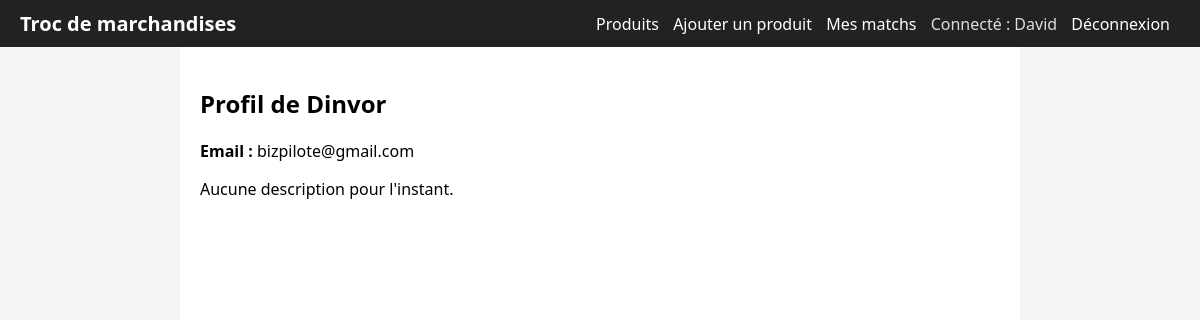
Screenshot of /user/1 (signed in) with the database file from the repository.
### tables this page shows
CREATE TABLE users (
            id INTEGER PRIMARY KEY AUTOINCREMENT,
            name TEXT NOT NULL,
            email TEXT UNIQUE NOT NULL,
            password TEXT NOT NULL,
            bio TEXT
        );

### auth/routes.py (the view)
@auth_bp.route("/user/<int:user_id>")
def user_profile(user_id):
    conn = get_db()
    c = conn.cursor()
    c.execute("SELECT * FROM users WHERE id=?", (user_id,))
    profile = c.fetchone()
    conn.close()
    if not profile:
        flash("Utilisateur introuvable.")
        return redirect(url_for("products.products"))
    return render_template("user_profile.html", profile=profile)

### app.py (called while the page is built)
def get_db():
    conn = sqlite3.connect("troc.db")
    conn.row_factory = sqlite3.Row
    return conn

def current_user():
    if "user_id" in session:
        conn = get_db()
        c = conn.cursor()
        c.execute("SELECT * FROM users WHERE id=?", (session["user_id"],))
        u = c.fetchone()
        conn.close()
        return u
    return None

def create_app():
    app = Flask(__name__)
    app.config["SECRET_KEY"] = "dev-secret-key"
    from auth.routes import auth_bp
    from products.routes import products_bp
    from matching.routes import matching_bp
    from chat.routes import chat_bp
    from api.routes import api_bp
    app.register_blueprint(auth_bp)
    app.register_blueprint(products_bp)
    app.register_blueprint(matching_bp)
    app.register_blueprint(chat_bp)
    app.register_blueprint(api_bp)
    @app.context_processor
    def inject_user():
        return {"user": current_user()}
    @app.route("/")
    def index():
        return render_template("products.html", products=[], user=current_user())
    socketio.init_app(app)
    return app

### auth/routes.py (called while the page is built)
def get_db():
    conn = sqlite3.connect("troc.db")
    conn.row_factory = sqlite3.Row
    return conn

### templates/user_profile.html
{% extends "base.html" %}
{% block content %}
<h2>Profil de {{ profile['name'] }}</h2>
<p><strong>Email :</strong> {{ profile['email'] }}</p>
{% if profile['bio'] %}
    <p><strong>Description :</strong> {{ profile['bio'] }}</p>
{% else %}
    <p>Aucune description pour l'instant.</p>
{% endif %}
{% endblock %}

### templates/base.html (shortened to what this page needs)
<!DOCTYPE html>
<html lang="fr">
<head>
    <link rel="stylesheet" href="{{ url_for('static', filename='style.css') }}">
</head>
<body>
<header>
    <h1>Troc de marchandises</h1>
    <nav>
        <a href="{{ url_for('products.products') }}">Produits</a>
        {% if user %}
            <a href="{{ url_for('products.product_add') }}">Ajouter un produit</a>
            <a href="{{ url_for('matching.matches') }}">Mes matchs</a>
            <span class="user">Connecté : {{ user['name'] }}</span>
            <a href="{{ url_for('auth.logout') }}">Déconnexion</a>
        {% else %}
            <a href="{{ url_for('auth.login') }}">Connexion</a>
            <a href="{{ url_for('auth.register') }}">Inscription</a>
        {% endif %}
    </nav>
</header>
<main>
    {% block content %}{% endblock %}
</main>
</body>
</html>

### static/style.css (style rules this page uses)
body { font-family: system-ui, sans-serif; margin: 0; padding: 0; background: #f5f5f5; }
header { background: #222; color: #fff; padding: 10px 20px; display: flex; align-items: center; justify-content: space-between; }
header h1 { margin: 0; font-size: 20px; }
nav a { color: #fff; margin-right: 10px; text-decoration: none; }
nav .user { color: #ddd; margin-right: 10px; }
main { padding: 20px; max-width: 800px; margin: 0 auto; background: #fff; min-height: calc(100vh - 60px); }

### rows the page displays
users: name "David"
users: name "Dinvor", email "bizpilote@gmail.com"
